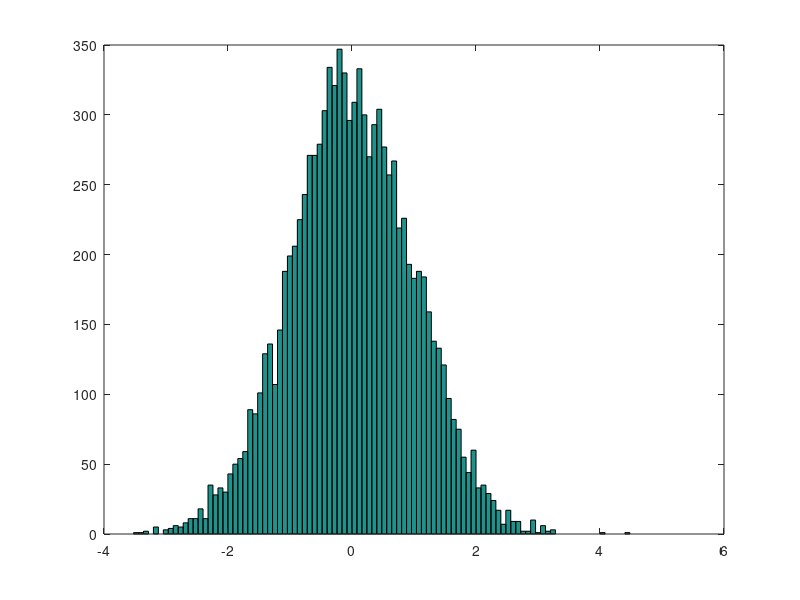

MATLAB code to generate this figure:
disp("--- You are running 'f02_matrices' file now ---")

% Defining matrices
disp("\nDefining matrices")
A = [1 2; 3 4; 5 6]    % 3x2 matrix

B = [1 2;
3 4;
5 6]                   % same

C = [1; 2; 3]          % vector

D = 1:0.1:2            % vector containing [1..2] range with step of 0.1

E = 1:6                % vector containing [1..6] range with step of 1

size(A)                % 3x2. The result itself is a 1 x 2 matrix
size(A, 1)             % 3
size(A, 2)             % 2
length(A)              % 3 - length returns the largest dimension value
a1 = A(:)              % 1 3 5 2 4 6 - a vector created from this matrix (rows-first)
size(a1)               % 6x1
a2 = A(1:5)            % 1 3 5 2 4 - range, also rows-first, but an 1xM matrix, not Nx1 vector
size(a2)               % 1x5
a3 = A(:,2)            % 2 4 6 - select all rows, 2nd column
size(a3)               % 3x1
a4 = A(1:2,1)          % 1 3 - select rows [1..2], 1st column
size(a4)               % 2x1
a5 = A([1 3],:)        % 1 5 2 6 - select only rows 1 and 3, all columns
size(a5)               % 2x2
A(:,2) = [10; 11; 12]  % replace 2nd column with [10; 11; 12] vector
A(:,2) = [10 11 12]    % also works with a 1x3 matrix insead of vector
A = [A, [100; 101; 102]]  % add third row with [100; 101; 102] vector.
                          % this will throw a dimensions mismatch error if a [100 101 102] or [100, 101, 102] 1x3 matrix is passed

A = [1 2; 3 4; 5 6]
B = [10 20; 30 40; 50 60]
C = [1 2; 2 4]
[A B]      % concatenate adding columns, [A, B] does the same
[A; B]     % concatenate adding rows
A .* 5     % [  5  10;  15  20;  25  30]
A * 5      % [  5  10;  15  20;  25  30]
A .* B     % [ 10  40;  90 160; 250 360] - .* does element-wise multiplication. Matrices must have the same dimensions
A * C      % [  5  10;  11  22;  17  34] - * does the usual matrix multiplication, where MxN * NxL -> MxL

A'         % [1 3 5; 2 4 6 ] - transposition
flipud(A)  % [5 6; 3 4; 1 2] - flip the matrix

max(A)                       % [5 6]     - column-wise maximum
max(A,[],1)                  % [5 6]     - same, column-wise maximum
max(A,[],2)                  % [2; 4; 6] - row-wise maximum
max(A(:))                    % 6 - max of a vector is just one digit
max(max(A))                  % 6 - same
max([1 3; 5 7],[0 4; 3 9])   % [1 4; 5 9] - element-wise maximum for two matrices

min(A)                       % [1 2] - column-wise minimum
min([1 3; 5 7],[0 4; 3 9])   % [0 3; 3 7] - element-wise minimum for two matrices

A < 4      % [1 1; 1 0; 0 0] - element-wise comparison. Use find() to get the actual values
sum(A)     % [9 12]     - column-wise sum of all elements
sum(A, 1)  % [9 12 ]    - same, column-wise sum of all elements
sum(A, 2)  % [3; 7; 11] - row-wise sum of all elements
prod(A)    % [15 48] - column-wise product of all elements

A ./ 10    % [0.1 0.2; 0.3 0.4; 0.5 0.6]
A / 10     % [0.1 0.2; 0.3 0.4; 0.5 0.6]
10 ./ A    % [ 10 5.0; 3.3 2.5; 2.0 1.67]
A ./ B     % [0.1 0.1; 0.1 0.1; 0.1 0.1] - ./ does element-wise division. Matrices must have the same dimensions

% Matrix generation functions
disp("\nMatrix generation functions")
F = ones(3,2)          % 3x2 matrix of ones
G = zeros(3,2)         % 3x2 matrix of zeros. Note that it's 'zeros', not 'zeroes' like in NumPy
H = eye(3)             % 3x3 identity matrix
flipud(eye(3))         % flipped identity matrix will have the other diagonal filled with ones, which may be of some use

I = rand(3,2)          % 3x2 matrix of random-distributed values in [0..1] range
                       % (uniform distribution)

J = randn(3,2)         % 3x2 matrix of random-distributed values in [-..1] range
                       % (normal / gaussian distribution with mean value = 0 and variance = 1)

K = randn(3,2)         % 3x2 matrix of random-distributed values in [-..1] range
                       % (normal / gaussian distribution with mean value = 0 and variance = 1)

hist(randn(1,10000), 100)    % print histogam with 10 bins
